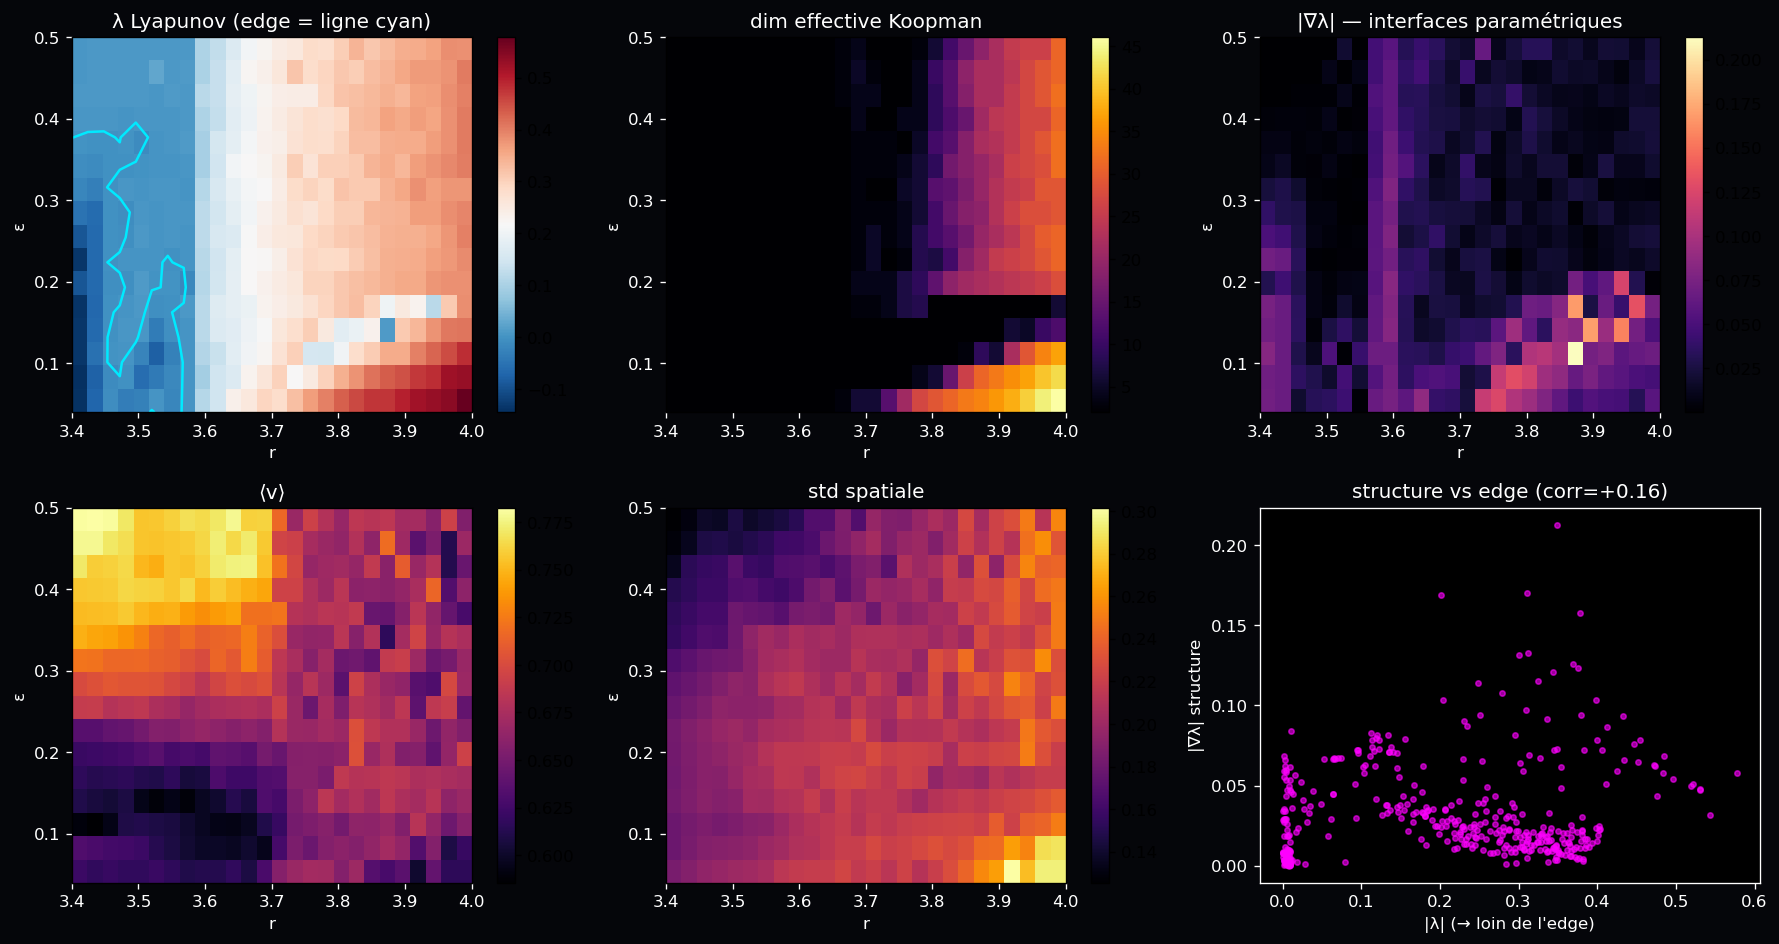

Write the Python code that produced this figure.
"""Émergence dans l'espace des PARAMÈTRES (insight Zac, 2026-06-01).

Les dimensions ne sont pas équivalentes pour l'émergence. Champ spatial diffusif =
redondant (interface_emergence). Ici : la carte observable(r, ε) — la « surface de
réponse paramétrique » — porte-t-elle de la structure/émergence aux interfaces
(edge of chaos = ensemble de bifurcation) ?

Pour chaque (r, ε) : observables λ (Lyapunov), dim_eff (Koopman), ⟨v⟩, std spatial.
On mesure :
1. cartes 2D dans (r, ε) + contour edge (λ=0)
2. densité d'interface paramétrique = |∇ carte| (où le comportement bascule)
3. synergie paramétrique = Ω entre observables sur la grille (irréductibilité jointe)
4. la synergie/structure se concentre-t-elle à l'edge ?
"""
import sys
import os
import json
import numpy as np
import matplotlib.pyplot as plt

sys.path.insert(0, os.path.dirname(os.path.dirname(os.path.abspath(__file__))))

from systems.cml import simulate_cml, lyapunov_cml
from xi.interaction import o_information


def dmd_dim(X, energy=0.99):
    X0 = X[:-1].T
    S = np.linalg.svd(X0, compute_uv=False)
    p = S ** 2 / np.sum(S ** 2)
    return int(np.searchsorted(np.cumsum(p), energy) + 1)


def run(L=16, n_r=26, n_eps=16, r_min=3.4, r_max=4.0, eps_min=0.04, eps_max=0.5,
        t_equil=250, T=60, n_bins=4, seed=0, outdir=None):
    if outdir is None:
        outdir = os.path.dirname(os.path.abspath(__file__))
    rs = np.linspace(r_min, r_max, n_r)
    epss = np.linspace(eps_min, eps_max, n_eps)
    N = L * L

    lyap = np.zeros((n_eps, n_r)); dim = np.zeros((n_eps, n_r))
    mean = np.zeros((n_eps, n_r)); sstd = np.zeros((n_eps, n_r))

    print(f"Espace paramètres | grille {n_r}×{n_eps} = {n_r*n_eps} points | CML L={L}\n")
    for ie, e in enumerate(epss):
        for ir, r in enumerate(rs):
            lyap[ie, ir] = lyapunov_cml(N=N, eps=float(e), r=float(r),
                                        t_equil=t_equil, t_meas=200, seed=seed)
            X = simulate_cml(N=N, eps=float(e), r=float(r), T=T, t_equil=t_equil, seed=seed)
            dim[ie, ir] = dmd_dim(X)
            mean[ie, ir] = X[-1].mean()
            sstd[ie, ir] = X[-1].std()
        print(f"  ε={e:.3f} done")

    # interface paramétrique = |∇| de la carte λ (où le comportement bascule)
    gy, gx = np.gradient(lyap)
    grad = np.sqrt(gx ** 2 + gy ** 2)

    # synergie paramétrique : Ω entre observables sur l'ensemble des points
    obs = np.stack([lyap.ravel(), dim.ravel(), mean.ravel(), sstd.ravel()], axis=1)
    disc = np.empty(obs.shape, dtype=np.int8)
    for j in range(obs.shape[1]):
        q = np.quantile(obs[:, j], np.linspace(0, 1, n_bins + 1)[1:-1])
        disc[:, j] = np.digitize(obs[:, j], q)
    omega_param = o_information(disc)

    # structure : la carte paramétrique vs un champ spatial redondant (ref)
    # densité d'interface = fraction de points à fort gradient
    grad_n = grad / (grad.max() + 1e-9)
    interface_frac = float(np.mean(grad_n > 0.3))
    # corrélation : proximité de l'edge (|λ| petit) ↔ fort gradient ?
    near_edge = (np.abs(lyap) < 0.05).ravel()
    r_edge_grad = np.corrcoef((np.abs(lyap)).ravel(), grad.ravel())[0, 1]

    print(f"\nΩ paramétrique (entre observables sur grille) = {omega_param:+.4f}  "
          f"[{'SYNERGIE' if omega_param<0 else 'redondance'}]")
    print(f"densité d'interface paramétrique (|∇λ|>0.3) = {interface_frac:.2f}")
    print(f"corr(|λ|, |∇λ|) = {r_edge_grad:+.3f}  "
          f"({'gradient max à l edge' if r_edge_grad<-0.1 else 'pas concentré'})")
    print(f"edge (|λ|<0.05) : {near_edge.sum()} points sur {len(near_edge)}")

    # plot
    fig, axes = plt.subplots(2, 3, figsize=(15, 8))
    ext = [r_min, r_max, eps_min, eps_max]
    def cmap_panel(ax, Z, title, cm="inferno", contour=False):
        im = ax.imshow(Z, origin="lower", extent=ext, aspect="auto", cmap=cm)
        if contour:
            ax.contour(np.linspace(r_min, r_max, n_r), np.linspace(eps_min, eps_max, n_eps),
                       lyap, levels=[0.0], colors="#00eaff", linewidths=1.5)
        ax.set_title(title, color="white"); ax.set_xlabel("r", color="white"); ax.set_ylabel("ε", color="white")
        plt.colorbar(im, ax=ax); ax.tick_params(colors="white")

    cmap_panel(axes[0, 0], lyap, "λ Lyapunov (edge = ligne cyan)", "RdBu_r", contour=True)
    cmap_panel(axes[0, 1], dim, "dim effective Koopman")
    cmap_panel(axes[0, 2], grad, "|∇λ| — interfaces paramétriques", "magma")
    cmap_panel(axes[1, 0], mean, "⟨v⟩")
    cmap_panel(axes[1, 1], sstd, "std spatiale")
    axes[1, 2].scatter(np.abs(lyap).ravel(), grad.ravel(), s=10, alpha=0.6, color="#ff00ff")
    axes[1, 2].set_xlabel("|λ| (→ loin de l'edge)", color="white")
    axes[1, 2].set_ylabel("|∇λ| structure", color="white")
    axes[1, 2].set_title(f"structure vs edge (corr={r_edge_grad:+.2f})", color="white")
    axes[1, 2].set_facecolor("black"); axes[1, 2].tick_params(colors="white")
    for sp in axes[1, 2].spines.values(): sp.set_color("white")

    fig.patch.set_facecolor("#05060a"); plt.tight_layout()
    png = os.path.join(outdir, "parameter_space_emergence.png")
    plt.savefig(png, dpi=120, facecolor="#05060a", bbox_inches="tight")
    print(f"\nsaved {png}")

    out = {"n_r": n_r, "n_eps": n_eps, "omega_param": float(omega_param),
           "interface_frac": interface_frac, "corr_absL_grad": float(r_edge_grad),
           "lyap": lyap.tolist(), "dim": dim.tolist(), "grad": grad.tolist(),
           "rs": rs.tolist(), "epss": epss.tolist()}
    with open(os.path.join(outdir, "parameter_space_emergence.json"), "w") as f:
        json.dump(out, f, indent=2)
    print(f"saved {os.path.join(outdir, 'parameter_space_emergence.json')}")
    return out


if __name__ == "__main__":
    run()
